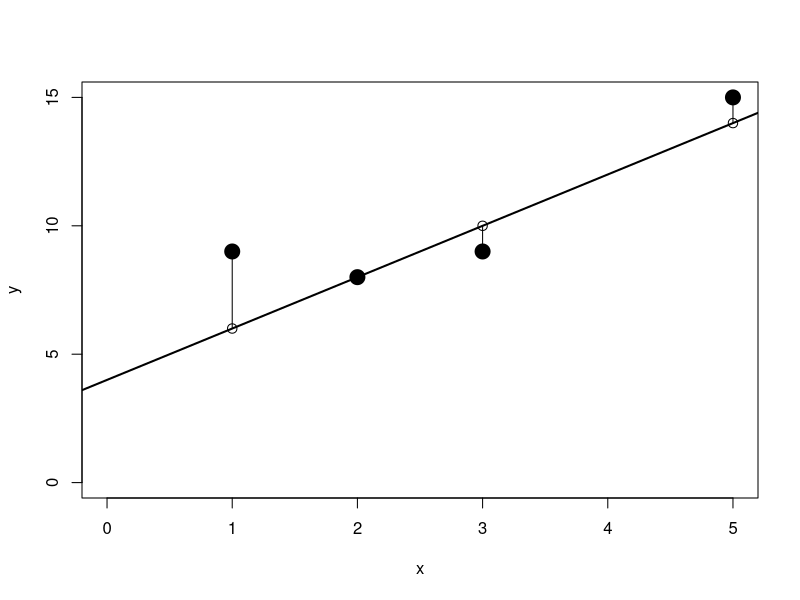
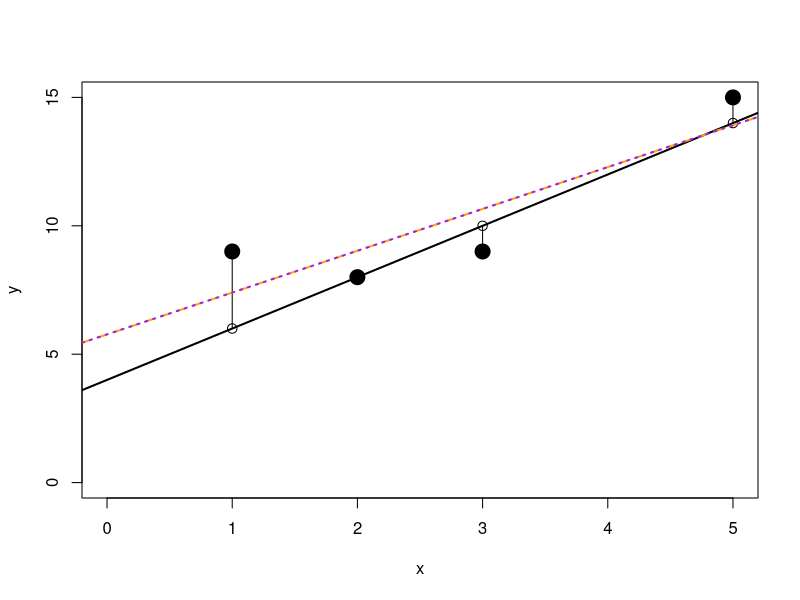
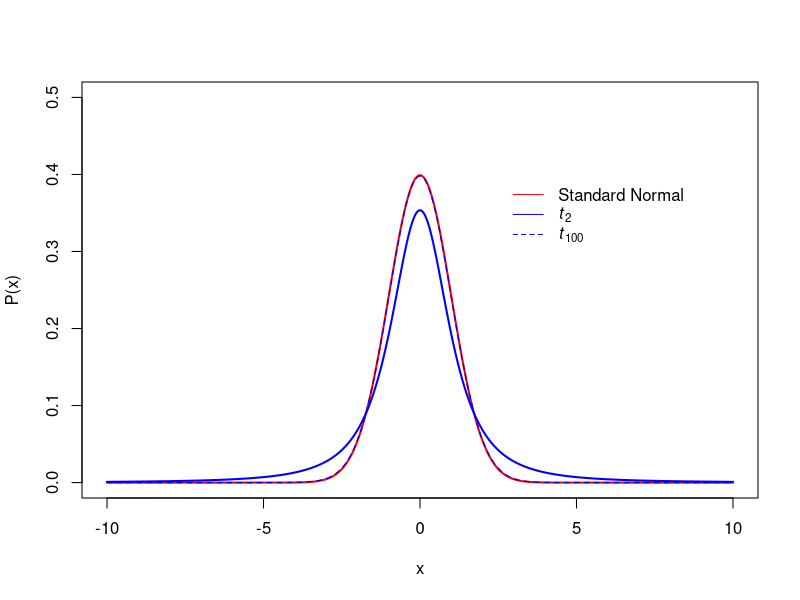
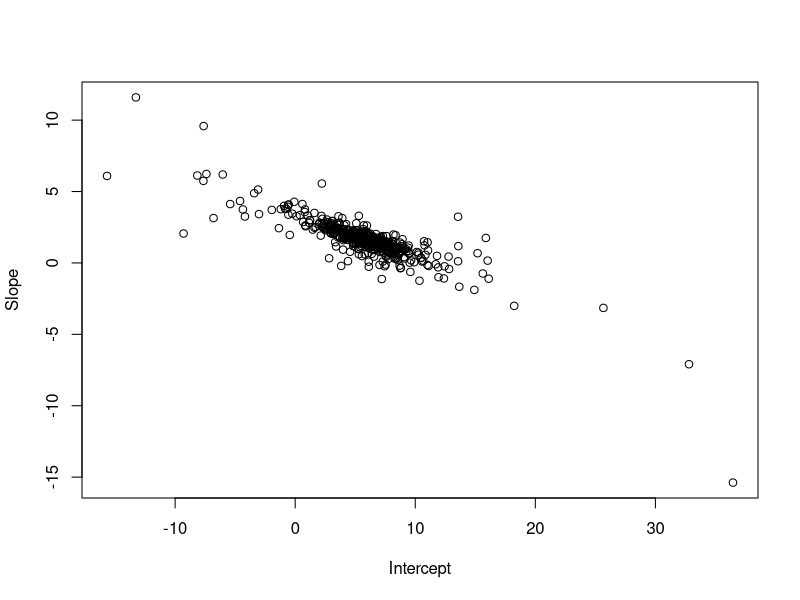
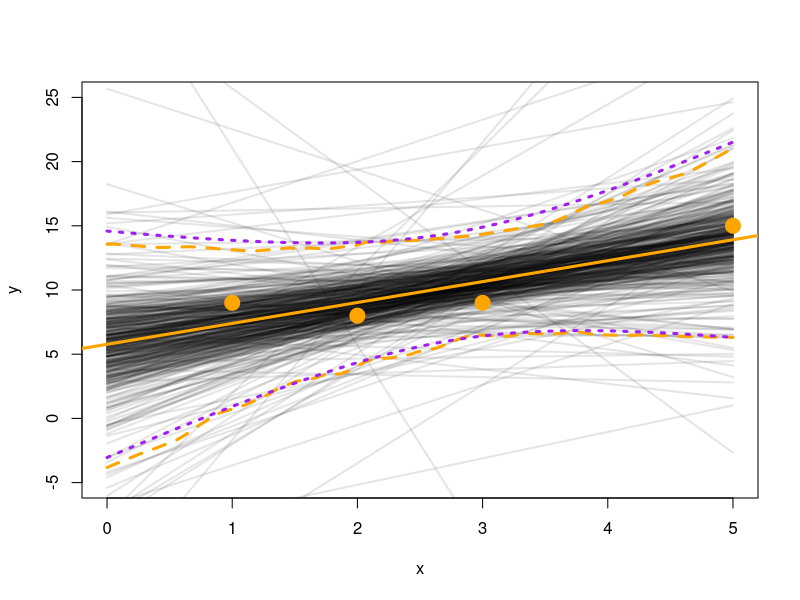

Write R code to recreate these figures, in order.
## ---- chunk 1
n = 4 # number observations
p = 2 # number of parameters

# Covariate:
x0 = c(1,1,1,1) # placeholder for intercept
x1 = c(2,3,5,1) # value of x
xmat = matrix(data = c(x0,x1), 
               nrow = n, 
               ncol = p)
xmat

# Coefficients:
## betas[1]: intercept
## betas[2]: slope
betas = c(4, 2)

xmat %*% betas

# residuals
epsilon = c(0, -1, 1, 3)

# Data observations:
y = xmat %*% betas + epsilon
## ---- chunk 2

# Plot in layers
## Create a blank plotting canvas, specifying axis limits
plot(x=NA,y=NA, xlab = "x", ylab = "y",
     ylim = c(0,max(y)), xlim = c(0,max(x1)))
## Add data points
points(y ~ x1, pch = 19, cex = 2)
## Add known linear relationship
abline(coef = betas, col = "black", lwd = 2)

# Show the residuals:
segments(x0 = x1, x1 = x1,
         y0 = y, y1 = y - epsilon)

# Show the model predictions, \hat{y}:
y_hat = xmat %*% betas
points(y_hat ~ x1, cex = 1.25)
## ---- chunk 3
# Run the model:
lm_out = lm(y ~ 1 + x1)
# Show the summary output
summary(lm_out)
# Extract the estimated coefficients
lm_coef = coef(lm_out)
lm_coef
## ---- chunk 4

# Let's break up the normal equations into intermediates:
xtx = t(xmat) %*% xmat

## Use solve() to find inverse of xtx
## why solve()? See Appendix, linked above.
inv_xtx = solve(xtx)
xty = t(xmat) %*% y

bhat = inv_xtx %*% xty

# More efficient:
# Remember, xtx * bhat = xty
# So we can use solve() again
bhat_solve = solve(xtx, xty)

# Are they the same?

# How does this manual solution compare to lm()'s solution?
## ---- chunk 5

# Plot in layers
## Create a blank plotting canvas, specifying axis limits
plot(NA,NA,
     xlab = "x", ylab = "y",
     ylim = c(0,max(y)),
     xlim = c(0,max(x1)))
## Add data points
points(y ~ x1, pch = 19, cex = 2)
## Add known linear relationship
abline(coef = betas,
       col = "black", lwd = 2)

# Show the residuals:
segments(
  x0 = x1,
  x1 = x1,
  y0 = y,
  y1 = y - epsilon,
)

# Show the model predictions, \hat{y}:
y_hat = xmat %*% betas
points(y_hat ~ x1,
       cex = 1.25)

# Add the lm() estimate:
abline(coef = lm_coef,
       col = "orange", lty = 2, lwd = 2)

# Add the manual OLS estimate:
abline(coef = bhat_solve,
       col = "purple", lty = 3, lwd = 2)
## ---- chunk 6
# True sum of squares:
sum(epsilon)^2

# Estimated (i.e., minimized sum of squares):
## From lm()
sum(lm_out$residuals)^2

## From manual OLS
sum( (y - xmat %*% bhat_solve) )^2

## ---- chunk 7
# Extract the model summary, which has useful components
lm_out_summary = summary(lm_out)
# Extract the estimated residual standard deviation, sigma
est_sigma = lm_out_summary$sigma
est_sigma

# We already calculated (X^T X)^{-1} as inv_xtx
beta_cov_mat = inv_xtx * est_sigma^2
beta_cov_mat
se_beta = sqrt(diag(beta_cov_mat))
se_beta
## ---- chunk 8
#| echo: false

# Generate x sequence
n_seq = 1000
x_seq = seq(-10, 10, length.out = n_seq)

t_pdf_nu2 = dt(x_seq, df = 2)
t_pdf_nu100 = dt(x_seq, df = 100)
norm_pdf = dnorm(x_seq, mean = 0, sd = 1)

# compare to t-100
plot(NA,NA, xlab = "x", ylab = "P(x)", 
     xlim = range(x_seq), ylim = c(0, 0.5))
lines(norm_pdf~x_seq, col = "red", lwd = 2)
lines(t_pdf_nu2~x_seq, col = "blue", lwd = 2)
lines(t_pdf_nu100~x_seq, col = "blue", lwd = 1.2, lty = 2)
legend(x = 2.5, y = 0.4,
       legend = c("Standard Normal", expression(italic(t)[2]), expression(italic(t)[100])),
       lty = c(1,1,2), col = c("red", "blue", "blue"), bty = "n")
## ---- chunk 9
# Extract the degrees of freedom from the model (\nu)
# which can also be calculated as n - p
t_df = lm_out$df.residual

# Calculate t critical for alpha = 0.05
# This will give us the 95% conf interval (CI)
t_crit = qt(1-(0.05/2), df = t_df)

# Calculate the upper and lower CI for both betas
ci_int = lm_coef[1] + c(-1,1)*t_crit*se_beta[1]
ci_slope = lm_coef[2] + c(-1,1)*t_crit*se_beta[2]

# Construct a table of values
ci_mat = 
    rbind(c(lm_coef[1], ci_int),
          c(lm_coef[2], ci_slope))
colnames(ci_mat) = c("coef", "lowCI", "highCI")
rownames(ci_mat) = c("intercept", "slope")
ci_mat

# Compare these manual calculations to built-in
# function confint(), which by default extracts the 
# 95% CI for a lm() model's coefficients
confint(lm_out)
## ---- chunk 10
# We will "bootstrap" 1000 samples of intercept and slope
set.seed(3)
n_samp = 500

# Draw from the multivariate t 
# which represents (\hat{B} - B)
test_mat_deviates = 
  mnormt::rmt(n_samp, mean = c(0,0), S = beta_cov_mat, df = t_df)

# Now calculate the realized intercept and slope
# using the t-distributed deviates
test_mat_t = cbind(
  lm_coef[1] + c(test_mat_deviates[,1]),
  lm_coef[2] + c(test_mat_deviates[,2])
)

# Calculate the 95% quantiles and compare to the 
# calculated 95% confidence intervals from above
apply(test_mat_t, 
      MARGIN = 2, # applies function (FUN) to columns (dim 2)
      FUN = quantile, probs = c(0.025, 0.5, 0.975))

# Compare
ci_mat

# Plot the relationship between intercept and slope
# Notice the covariance
plot(test_mat_t, xlab = "Intercept", ylab = "Slope")
## ---- chunk 11
# Create a matrix that holds the values of x
# over which we want to interpolate the expected
# values of Y
x_fake_mat = 
  cbind(
    rep(1, times = 100),
    seq(0,max(x1),length.out = 100)
  )

# Create a function that will calculate the expected values
y_hat_fun = function(x, x_mat){
  x_mat %*% x
}

# Apply this function to all intercepts and slopes that
# we drew from the multivariate t
y_pred_mt = apply(test_mat_t, 1, y_hat_fun, x_mat=x_fake_mat)

# Summarize the 95% quantile of the expected value of Y
# at each value of x 
y_pred_mt_summary = apply(y_pred_mt, 1, quantile, probs = c(0.025, 0.975))
str(y_pred_mt_summary)
## ---- chunk 12
# Note that 'newdata' must be a data frame that includes the ranges
# of each covariate in the regression model for which you want 
# to generate interpolated or predicted values of the dependent variable

# Here we are calculated the expected values as well as the 
# 95% confidence intervals for those expected values
y_predict = predict(lm_out,
                 newdata = data.frame(x1 = c(x_fake_mat[,2])),
                 interval = "confidence", level = 0.95)
str(y_predict)
## ---- chunk 13
# plot
plot(x=NA,y=NA,xlab = "x", ylab = "y",
     xlim = c(0,max(x1)), ylim = c(-5, 25), pch = 19)
# Plot the expected values of Y for each pair of int/slope 
for(i in 1:n_samp){
  lines(y_pred_mt[,i] ~ x_fake_mat[,2],
        # Reduce the opacity of each line
        col = scales::alpha("black", alpha = 0.1), lwd = 2)
}
# Add the data points
points(y ~ x1, col = 'orange', pch = 19, cex = 2)
# Add the expected values of Y from \hat{B}
abline(coef = lm_coef, col = "orange", lwd = 3)
# Add the conf int of expected Y using multivariate t
lines(y_pred_mt_summary[1,] ~ x_fake_mat[,2], lty = 2, lwd = 3, col = "orange")
lines(y_pred_mt_summary[2,] ~ x_fake_mat[,2], lty = 2, lwd = 3, col = "orange")
# Add the conf int of expected Y using predict() function
lines(y_predict[,"lwr"]~ x_fake_mat[,2], lty = 3, lwd = 3, col = "purple")
lines(y_predict[,"upr"]~ x_fake_mat[,2], lty = 3, lwd = 3, col = "purple")
## ---- chunk 14

# Vector of real numbers
x = c(1, 2, 3, 4)

# sum of squares
sum(x^2)

# Evaluated as cross-product
t(x) %*% x
## Or with crossprod()
crossprod(x,x)

# Euclidean norm also known as the 2-norm
# so sum of squares is 2-norm, squared
norm(x, type = "2") ^ 2

## ---- chunk 15
# Create A and known X
A = matrix(c(1,1,
             5,2), ncol = 2)
X = matrix(c(2,3), ncol = 1)

# Dot product to calculate B
B = A %*% X

# Suppose you have A and B, but want to find X
X_solve = solve(A, B)

# Did it work?
X; X_solve
## ---- chunk 16
inv_A = solve(A)

#Did it work?
(inv_A %*% B)
X
